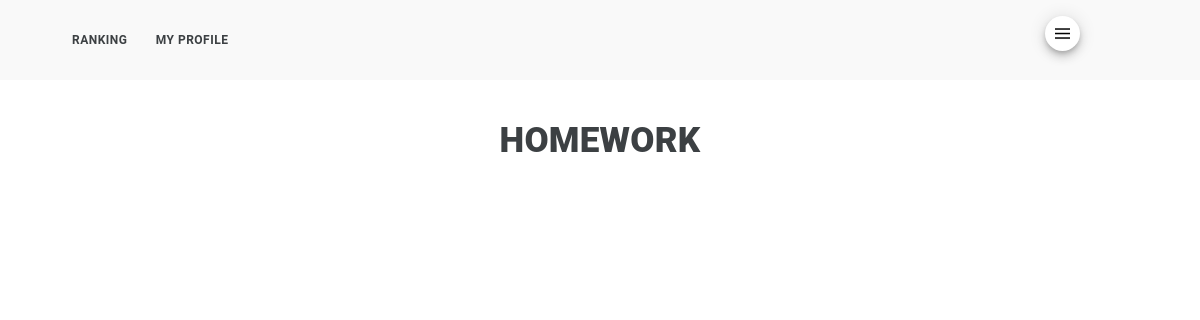
Page /check_homework.html (signed in) on the earlier database version.
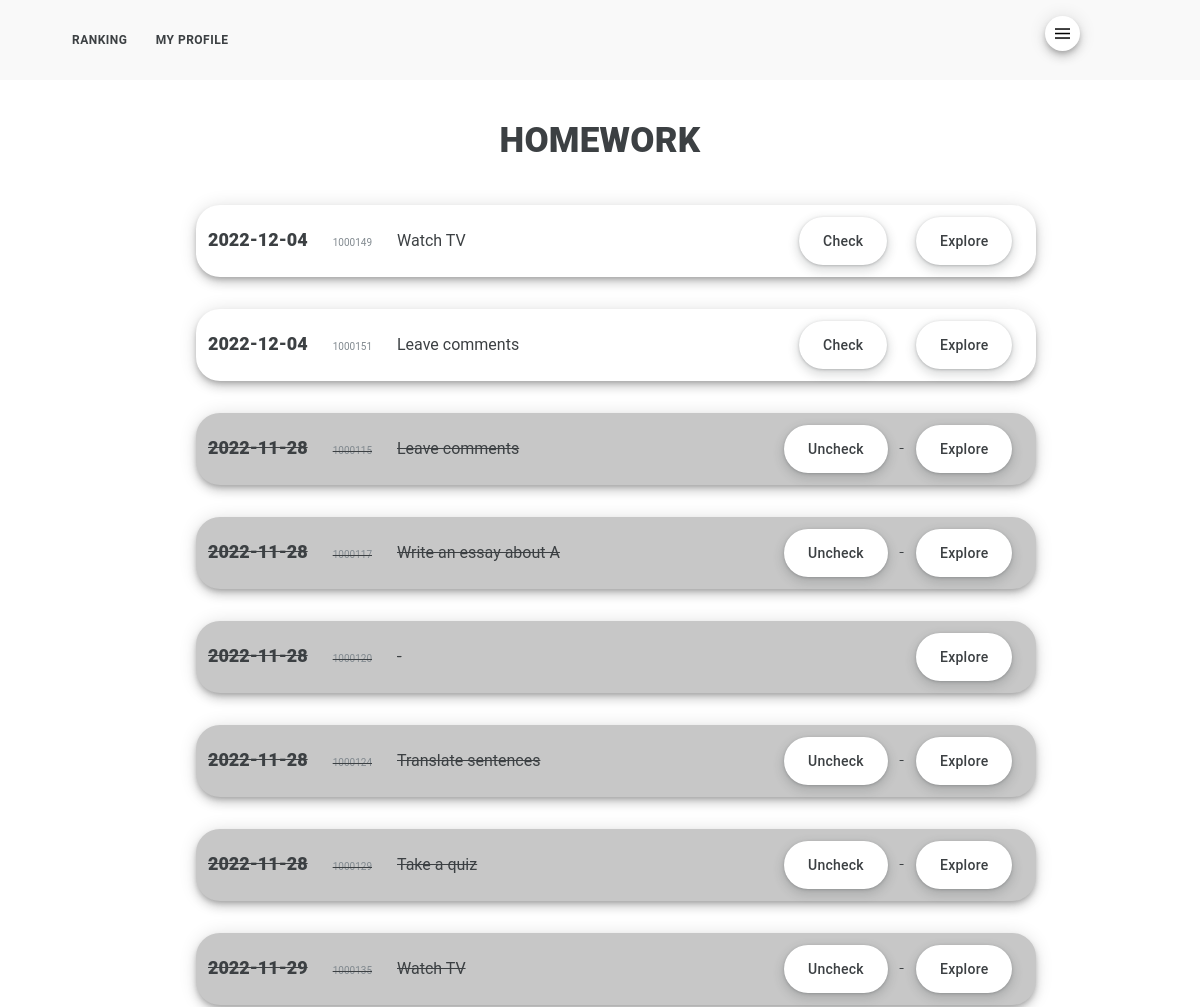
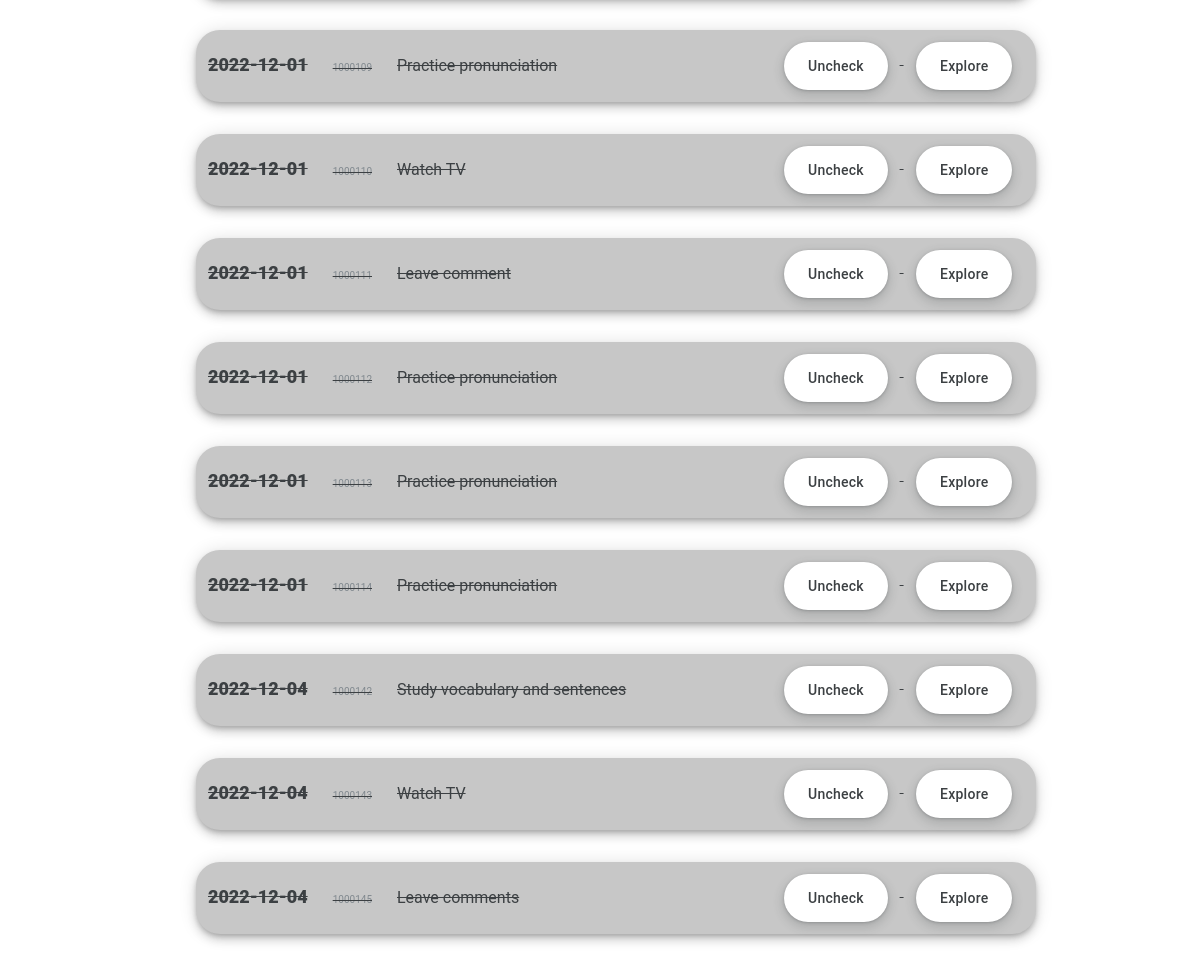
Same page on the later database version (2 pictures, top to bottom).
### nieszkolni_app/models.py (models this page shows)
class Curriculum(models.Model):
    item = models.IntegerField(primary_key=True)
    deadline_text = models.CharField(max_length=200, default="")
    deadline_number = models.IntegerField()
    name = models.CharField(max_length=200, default="")
    component_id = models.CharField(max_length=200, default="")
    component_type = models.CharField(max_length=200, default="")
    assignment_type = models.CharField(max_length=200, default="")
    title = models.CharField(max_length=200, default="")
    content = models.TextField(default="")
    matrix = models.CharField(max_length=200, default="")
    resources = models.TextField(default="")
    conditions = models.TextField(default="")
    status = models.CharField(max_length=200, default="uncompleted")
    completion_stamp = models.IntegerField(default=0)
    completion_date = models.IntegerField(default=0)
    submitting_user = models.CharField(max_length=200, default="")
    reference = models.IntegerField(default=0)

### nieszkolni_app/views.py (the view)
# urls.py: path('check_homework.html', views.check_homework, name="check_homework"),
@staff_member_required
def check_homework(request):
    if request.user.is_authenticated:
        first_name = request.user.first_name
        last_name = request.user.last_name
        current_user = first_name + " " + last_name
        current_client = CurrentClientsManager().current_client(current_user)
        uncompleted_assignments = CurriculumManager().display_uncompleted_assignments(current_client)
        completed_assignments = CurriculumManager().display_completed_assignments(current_client)
        if request.method == "POST":
            return render(request, "check_homework.html", {
                "uncompleted_assignments": uncompleted_assignments,
                "completed_assignments": completed_assignments
                })
        return render(request, "check_homework.html", {
                "uncompleted_assignments": uncompleted_assignments,
                "completed_assignments": completed_assignments
                })

### nieszkolni_folder/audit_manager.py (called while the page is built)
    def check_if_clocked_in(self, clocking_user):
        with connection.cursor() as cursor:
            cursor.execute(f'''
                SELECT clock_out
                FROM nieszkolni_app_audit
                WHERE clocking_user = '{clocking_user}'
                AND entry_type = 'automatic'
                AND status = 'started'
                ORDER BY stamp DESC
                LIMIT 1
                ''')
            response = cursor.fetchone()
            if response is not None:
                if response[0] == 0:
                    status = True
                else:
                    status = False
            else:
                status = False
            return status

### nieszkolni_folder/current_clients_manager.py (called while the page is built)
    def current_client(self, coach):
        with connection.cursor() as cursor:
            cursor.execute(f"SELECT name FROM nieszkolni_app_currentclient WHERE coach = '{coach}'")
            current_client = cursor.fetchone()
            if current_client is None:
                current_client = ""
            else:
                current_client = current_client[0]
            return current_client

### nieszkolni_folder/time_machine.py (called while the page is built)
    def today(self):
        return datetime.now().strftime(today_pattern)

### nieszkolni_app/templates/check_homework.html (shortened to what this page needs)
{% extends 'base.html' %}
{% block 'content' %}
<h1>HOMEWORK</h1>
<div class="list_container">
	<ul class="list">
		{% for uncompleted_assignment in uncompleted_assignments %}
			<form action="{% url 'assignment' %}" method="POST">
				<li class="list_item">
					<div class="list_content">{{ uncompleted_assignment.1 }}</div>
					<div class="list_content_small">{{ uncompleted_assignment.0 }}</div>
					<div class="list_content_inside">{{ uncompleted_assignment.7 }}</div>
					<div class="list_button">
						<button type="submit" class="button_main" name="go_to" value="check">Check</button>
						<button type="submit" class="button_main" name="go_to" value="assignment">Explore</button>
					</div>
				</li>
			</form>
		{% endfor %}
		{% for completed_assignment in completed_assignments %}
			<form action="{% url 'assignment' %}" method="POST">
				<li class="list_item list_item_complted list_item_crossed">
					<div class="list_content">{{ completed_assignment.1 }}</div>
					<div class="list_content_small">{{ completed_assignment.0 }}</div>
					<div class="list_content_inside">{{ completed_assignment.7 }}</div>
					<div class="list_button">
						{% if completed_assignment.6 == 'reading' %}
						{% else %}
							<button type="submit" class="button_main" name="go_to" value="uncheck">Uncheck</button>
						{% endif %}
						<button type="submit" class="button_main" name="go_to" value="assignment">Explore</button>
					</div>
				</li>
			</form>
		{% endfor %}
	</ul>
</div>
{% include 'footer.html' %}
{% endblock %}

Differences in the rows shown:
added Curriculum: deadline_text "2022-12-04", item "1000149", title "Watch TV", shown under "HOMEWORK"
added Curriculum: deadline_text "2022-12-04", item "1000151", title "Leave comments", shown under "HOMEWORK"
added Curriculum: deadline_text "2022-11-28", item "1000115", title "Leave comments", shows "Uncheck"
added Curriculum: deadline_text "2022-11-28", item "1000117", title "Write an essay about A", shows "Uncheck"
added Curriculum: deadline_text "2022-11-28", item "1000120", completed_assignment "-"
added Curriculum: deadline_text "2022-11-28", item "1000124", title "Translate sentences", shows "Uncheck"
added Curriculum: deadline_text "2022-11-28", item "1000129", title "Take a quiz", shows "Uncheck"
added Curriculum: deadline_text "2022-11-29", item "1000135", title "Watch TV", shows "Uncheck"
now on this page (row edited): Curriculum: deadline_text "2022-12-01", item "1000109", title "Practice pronunciation", shows "Uncheck"
now on this page (row unchanged): Curriculum: deadline_text "2022-12-01", item "1000110", title "Watch TV", shows "Uncheck"
now on this page (row unchanged): Curriculum: deadline_text "2022-12-01", item "1000111", title "Leave comment", shows "Uncheck"
added Curriculum: deadline_text "2022-12-01", item "1000112", title "Practice pronunciation", shows "Uncheck"
added Curriculum: deadline_text "2022-12-01", item "1000113", title "Practice pronunciation", shows "Uncheck"
added Curriculum: deadline_text "2022-12-01", item "1000114", title "Practice pronunciation", shows "Uncheck"
added Curriculum: deadline_text "2022-12-04", item "1000142", title "Study vocabulary and sentences", shows "Uncheck"
added Curriculum: deadline_text "2022-12-04", item "1000143", title "Watch TV", shows "Uncheck"
added Curriculum: deadline_text "2022-12-04", item "1000145", title "Leave comments", shows "Uncheck"
